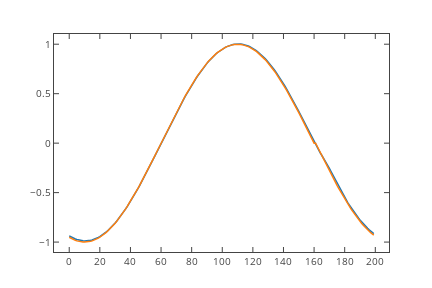

Notebook code cell kept with this figure:
### Code cell
plotly_fig = tls.mpl_to_plotly(mat_plt_plt)
iplot(plotly_fig, filename='myplot')

### Figure 1 — Plotly figure (JSON) as saved in the notebook; plotly's stock layout.template omitted (floating-point values rounded to 4 significant figures; data arrays with more than 128 entries replaced by an {"elided": "..."} marker saying what was removed)
{"data": [{"line": {"color": "rgba (31, 119, 180, 1)", "dash": "solid", "width": 1.5}, "mode": "lines", "name": "prediction", "type": "scatter", "x": {"elided": "200 int values"}, "xaxis": "x1", "y": {"elided": "200 float values"}, "yaxis": "y1"}, {"line": {"color": "rgba (255, 127, 14, 1)", "dash": "solid", "width": 1.5}, "mode": "lines", "name": "actual", "type": "scatter", "x": {"elided": "200 int values"}, "xaxis": "x1", "y": {"elided": "200 float values"}, "yaxis": "y1"}], "layout": {"autosize": false, "height": 288, "hovermode": "closest", "margin": {"b": 36, "l": 54, "pad": 0, "r": 43, "t": 34}, "showlegend": false, "width": 432, "xaxis1": {"anchor": "y1", "domain": [0, 1], "mirror": "ticks", "nticks": 11, "range": [-9.95, 208.9], "showgrid": false, "showline": true, "side": "bottom", "tickfont": {"size": 10}, "ticks": "inside", "type": "linear", "zeroline": false}, "yaxis1": {"anchor": "x1", "domain": [0, 1], "mirror": "ticks", "nticks": 11, "range": [-1.1, 1.103], "showgrid": false, "showline": true, "side": "left", "tickfont": {"size": 10}, "ticks": "inside", "type": "linear", "zeroline": false}}}
